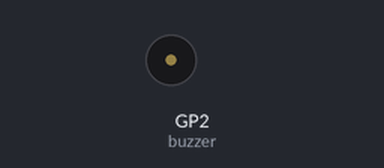
This program was run on a simulated Raspberry Pi Pico running MicroPython. Shown: buzzer (waves = sounding). At 37.0 s the program stops and its outputs stay as they are.

Above: at 0.1 s.
At 35.0 s:
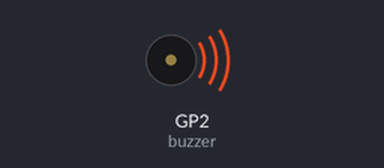
Timing chart, 0 to 38.4 s (numbered marks = the images above):
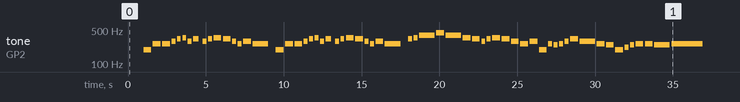

Measured:
- by itself, tone on GP2 (buzzer): plays 196 Hz for 0.50 s, 262 Hz for 0.50 s, 262 Hz for 0.50 s, 294 Hz for 0.25 s, 330 Hz for 0.25 s, 349 Hz for 0.25 s … (62 notes in this stretch)

The program:

max.py
```python
from machine import Pin, PWM
from time import sleep

def ZahrajTón(buzzer, freq, trvanie, pauza=0):
    buzzer.init(freq=freq, duty_u16=2 ** 15)
    sleep(trvanie)
    buzzer.duty_u16(0)
    sleep(pauza)

buzzer = PWM(Pin(2))
buzzer.deinit()

sleep(1)
ZahrajTón(buzzer, 196, 0.5, 0.1)
ZahrajTón(buzzer, 262, 0.5, 0.1)
ZahrajTón(buzzer, 262, 0.5, 0.1)
ZahrajTón(buzzer, 294, 0.25, 0.1)
ZahrajTón(buzzer, 330, 0.25, 0.1)
ZahrajTón(buzzer, 349, 0.25, 0.1)
ZahrajTón(buzzer, 294, 0.25, 0.1)
ZahrajTón(buzzer, 330, 0.35, 0.25)
ZahrajTón(buzzer, 294, 0.25, 0.1)
ZahrajTón(buzzer, 330, 0.25, 0.1)
ZahrajTón(buzzer, 349, 0.5, 0.1)
ZahrajTón(buzzer, 330, 0.5, 0.1)
ZahrajTón(buzzer, 294, 0.25, 0.1)
ZahrajTón(buzzer, 262, 0.25, 0.1)
ZahrajTón(buzzer, 294, 0.5, 0.1)
ZahrajTón(buzzer, 262, 1, 0.5)
ZahrajTón(buzzer, 196, 0.5, 0.1)
ZahrajTón(buzzer, 262, 0.5, 0.1)
ZahrajTón(buzzer, 262, 0.5, 0.1)
ZahrajTón(buzzer, 294, 0.25, 0.1)
ZahrajTón(buzzer, 330, 0.25, 0.1)
ZahrajTón(buzzer, 349, 0.25, 0.1)
ZahrajTón(buzzer, 294, 0.25, 0.1)
ZahrajTón(buzzer, 330, 0.35, 0.25)
ZahrajTón(buzzer, 294, 0.25, 0.1)
ZahrajTón(buzzer, 330, 0.25, 0.1)
ZahrajTón(buzzer, 349, 0.5, 0.1)
ZahrajTón(buzzer, 330, 0.5, 0.1)
ZahrajTón(buzzer, 294, 0.25, 0.1)
ZahrajTón(buzzer, 262, 0.25, 0.1)
ZahrajTón(buzzer, 294, 0.5, 0.1)
ZahrajTón(buzzer, 262, 1, 0.5)

ZahrajTón(buzzer, 330, 0.25, 0.1)
ZahrajTón(buzzer, 349, 0.25, 0.1)
ZahrajTón(buzzer, 392, 1, 0.1)
ZahrajTón(buzzer, 440, 0.5, 0.1)
ZahrajTón(buzzer, 392, 1, 0.1)
ZahrajTón(buzzer, 349, 0.5, 0.1)
ZahrajTón(buzzer, 330, 0.5, 0.1)
ZahrajTón(buzzer, 294, 0.25, 0.1)
ZahrajTón(buzzer, 330, 0.25, 0.1)
ZahrajTón(buzzer, 349, 0.5, 0.1)
ZahrajTón(buzzer, 330, 0.5, 0.1)
ZahrajTón(buzzer, 294, 0.5, 0.1)
ZahrajTón(buzzer, 262, 0.5, 0.1)
ZahrajTón(buzzer, 294, 0.5, 0.1)

ZahrajTón(buzzer, 196, 0.5, 0.1)
ZahrajTón(buzzer, 262, 0.25, 0.1)
ZahrajTón(buzzer, 247, 0.25, 0.1)
ZahrajTón(buzzer, 262, 0.25, 0.1)
ZahrajTón(buzzer, 294, 0.25, 0.1)
ZahrajTón(buzzer, 330, 0.5, 0.1)
ZahrajTón(buzzer, 294, 1, 0.1)
ZahrajTón(buzzer, 262, 0.5, 0.1)
ZahrajTón(buzzer, 247, 0.5, 0.1)
ZahrajTón(buzzer, 196, 0.5, 0.1)
ZahrajTón(buzzer, 220, 0.25, 0.1)
ZahrajTón(buzzer, 247, 0.25, 0.1)
ZahrajTón(buzzer, 262, 0.5, 0.1)
ZahrajTón(buzzer, 262, 0.5, 0.1)
ZahrajTón(buzzer, 247, 1, 0.1)
ZahrajTón(buzzer, 262, 2, 0.1)
```
